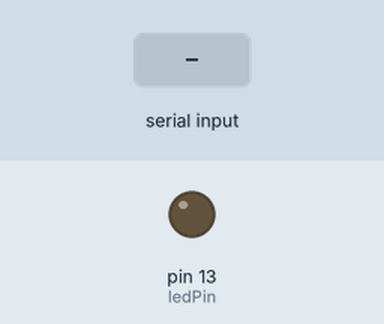
This sketch was run on a simulated Arduino Uno, built with avr-gcc and run on an emulated ATmega328P. Shown: output pins drawn as LEDs (lit = HIGH). The test bench sets the inputs (shaded band). Pins used as bus, display or sensor lines are not drawn; what the sketch prints to the serial monitor is not drawn.

Above: at 1.2 s.
1.3 s: byte 30 received over Serial
Timing chart, 0 to 4.3 s (numbered marks = the images above; inputs shaded):
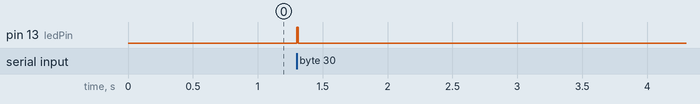

Measured:
- after the input at 1.3 s, pin 13 (ledPin): LOW → HIGH at once, → LOW 0.01 s later

The sketch:

nano_485MS.ino
```cpp
// nano_485 Master/Slave
#include <SoftwareSerial.h>

#define SSerialRX        8      //Serial Receive pin(485_RO)
#define SSerialTX        9      //Serial Transmit pin(485_DI)
#define SSerialTxControl 7      //RS485 Direction control

#define RS485Transmit    HIGH
#define RS485Receive     LOW
#define ledPin           13

SoftwareSerial RS485Serial(SSerialRX, SSerialTX); // RX, TX

int byteReceived;
int byteSend;
int ledState = LOW;

void setup() {
    Serial.begin(9600);
    Serial.println("");
    Serial.println(">>> RS485 Master/Slave");
    pinMode(ledPin, OUTPUT);
    pinMode(SSerialTxControl, OUTPUT);

    digitalWrite(SSerialTxControl, RS485Receive);  // Init Transceiver
    RS485Serial.begin(9600);   // set the data rate
}

void loop() {

    // Serial resd & Send by RS485
    if (Serial.available()) {
        digitalWrite(ledPin, HIGH);  // Show activity
        byteReceived = Serial.read();
        digitalWrite(SSerialTxControl, RS485Transmit);  // Enable RS485 Transmit
        RS485Serial.write(byteReceived);          // Send byte to Remote Device
        delay(10);
        digitalWrite(ledPin, LOW);  // Show activity
        digitalWrite(SSerialTxControl, RS485Receive);  // Disable RS485 Transmit
    }

    // RS485 resd & Write to Serial monitor
    if (RS485Serial.available()) { //Look for data from other Device
        digitalWrite(ledPin, HIGH);  // Show activity
        byteReceived = RS485Serial.read();  // Read received byte
        Serial.write(byteReceived);         // Show on Serial Monitor
        delay(10);
        digitalWrite(ledPin, LOW);  // Show activity
    }
}
```
